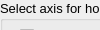
     <widget class="QWidget" name="tbmotors_homming">
      <property name="geometry">
       <rect>
        <x>0</x>
        <y>0</y>
        <width>100</width>
        <height>30</height>
       </rect>
      </property>
      <attribute name="label">
       <string>Homming</string>
      </attribute>
      <widget class="QGroupBox" name="groupBox_9">
       <property name="geometry">
        <rect>
         <x>0</x>
         <y>0</y>
         <width>330</width>
         <height>160</height>
        </rect>
       </property>
       <property name="font">
        <font>
         <pointsize>10</pointsize>
        </font>
       </property>
       <property name="title">
        <string>Select axis for homming:</string>
       </property>
       <widget class="QPushButton" name="pb_starthomming">
        <property name="geometry">
         <rect>
          <x>20</x>
          <y>120</y>
          <width>290</width>
          <height>30</height>
         </rect>
        </property>
        <property name="font">
         <font>
          <pointsize>12</pointsize>
         </font>
        </property>
        <property name="text">
         <string>Start Homming</string>
        </property>
       </widget>
       <widget class="QWidget" name="layoutWidget">
        <property name="geometry">
         <rect>
          <x>20</x>
          <y>20</y>
          <width>290</width>
          <height>100</height>
         </rect>
        </property>
        <layout class="QGridLayout" name="gridLayout_5">
         <item row="0" column="0">
          <widget class="QCheckBox" name="cb_homming1">
           <property name="font">
            <font>
             <pointsize>10</pointsize>
            </font>
           </property>
           <property name="text">
            <string>#1 (+Z)</string>
           </property>
          </widget>
         </item>
         <item row="0" column="1">
          <widget class="QCheckBox" name="cb_homming5">
           <property name="font">
            <font>
             <pointsize>10</pointsize>
            </font>
           </property>
           <property name="text">
            <string>#5 (+A)</string>
           </property>
          </widget>
         </item>
         <item row="0" column="2">
          <widget class="QCheckBox" name="cb_homming8">
           <property name="font">
            <font>
             <pointsize>10</pointsize>
            </font>
           </property>
           <property name="text">
            <string>#8 (+B)</string>
           </property>
          </widget>
         </item>
         <item row="1" column="0">
          <widget class="QCheckBox" name="cb_homming2">
           <property name="font">
            <font>
             <pointsize>10</pointsize>
            </font>
           </property>
           <property name="text">
            <string>#2 (+Y)</string>
           </property>
          </widget>
         </item>
         <item row="1" column="1">
          <widget class="QCheckBox" name="cb_homming6">
           <property name="font">
            <font>
             <pointsize>10</pointsize>
            </font>
           </property>
           <property name="text">
            <string>#6 (+W)</string>
           </property>
          </widget>
         </item>
         <item row="1" column="2">
          <widget class="QCheckBox" name="cb_homming9">
           <property name="font">
            <font>
             <pointsize>10</pointsize>
            </font>
           </property>
           <property name="text">
            <string>#9 (+C)</string>
           </property>
          </widget>
         </item>
         <item row="2" column="0">
          <widget class="QCheckBox" name="cb_homming3">
           <property name="font">
            <font>
             <pointsize>10</pointsize>
            </font>
           </property>
           <property name="text">
            <string>#3 (+X)</string>
           </property>
          </widget>
         </item>
         <item row="2" column="1">
          <widget class="QCheckBox" name="cb_homming7">
           <property name="font">
            <font>
             <pointsize>10</pointsize>
            </font>
           </property>
           <property name="text">
            <string>#7 (+V)</string>
           </property>
          </widget>
         </item>
        </layout>
       </widget>
      </widget>
     </widget>
